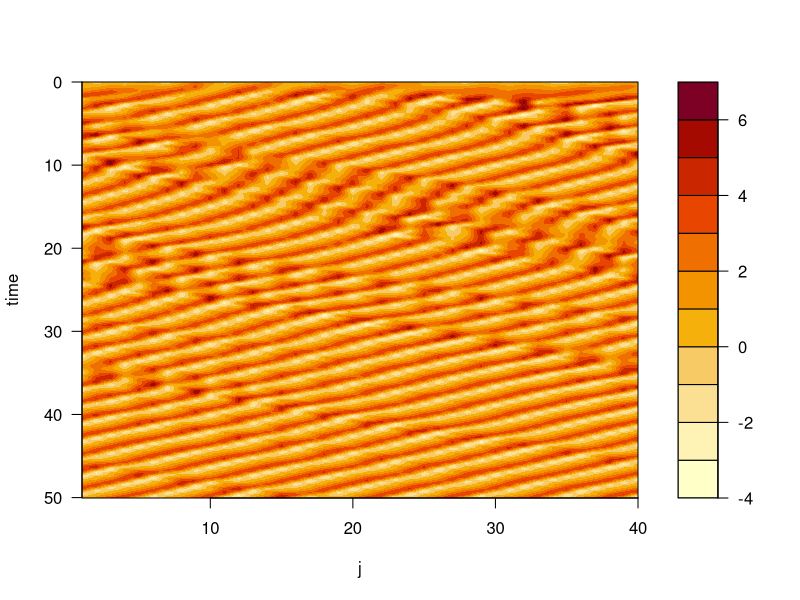

Source code (R):
## ---- chunk 1
l96 <- function(x, F) {
  n <- length(x)
  (x[c(2:n, 1)] - x[c(n-1, n, 1:(n-2))]) * x[c(n, 1:(n-1))] - x + F
}
## ---- chunk 2
rk4 <- function(f, x, dt, opts) {
  k1 <- f(x, opts)
  k2 <- f(x + 0.5 * dt * k1, opts)
  k3 <- f(x + 0.5 * dt * k2, opts)
  k4 <- f(x + dt * k3, opts)
  x + (k1 + 2 * k2 + 2 * k3 + k4) * dt / 6
}
## ---- chunk 3
nj <- 40
nstep <- 1001
x.hist <- matrix(0, nj, nstep)
x <- rnorm(nj)
F <- 3.85
dt <- 0.05
for (i in 1:nstep-1) {
  x <- rk4(l96, x, dt, F)
  x.hist[,i] <- x
}
## ---- chunk 4
t <- seq(0, nstep*dt, length.out=nstep)
filled.contour(1:nj, t, x.hist, nlevel=11,
               ylim=rev(range(t)), xlab="j", ylab="time")
